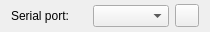
<?xml version="1.0" encoding="UTF-8"?>
<ui version="4.0">
 <class>SerialPortWidget</class>
 <widget class="QWidget" name="SerialPortWidget">
  <property name="geometry">
   <rect>
    <x>0</x>
    <y>0</y>
    <width>210</width>
    <height>32</height>
   </rect>
  </property>
  <property name="windowTitle">
   <string>Form</string>
  </property>
  <layout class="QHBoxLayout" name="horizontalLayout">
   <property name="topMargin">
    <number>0</number>
   </property>
   <property name="bottomMargin">
    <number>0</number>
   </property>
   <item>
    <widget class="QLabel" name="label">
     <property name="text">
      <string>Serial port:</string>
     </property>
    </widget>
   </item>
   <item>
    <widget class="QComboBox" name="serialPort"/>
   </item>
   <item>
    <widget class="QToolButton" name="refreshButton">
     <property name="text">
      <string/>
     </property>
     <property name="icon">
      <iconset resource="FirmwareUpdater.qrc">
       <normaloff>:/res/refresh.svg</normaloff>:/res/refresh.svg</iconset>
     </property>
    </widget>
   </item>
  </layout>
 </widget>
 <resources>
  <include location="FirmwareUpdater.qrc"/>
 </resources>
 <connections/>
</ui>
